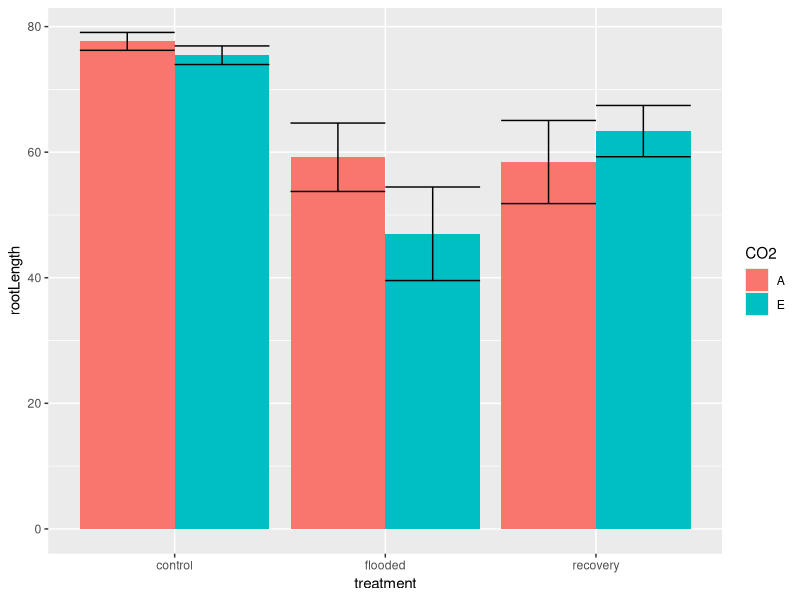
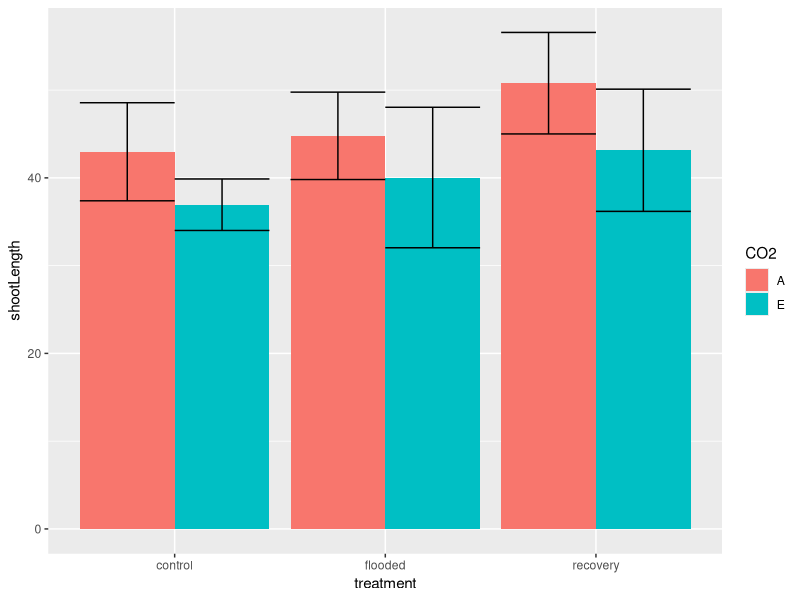
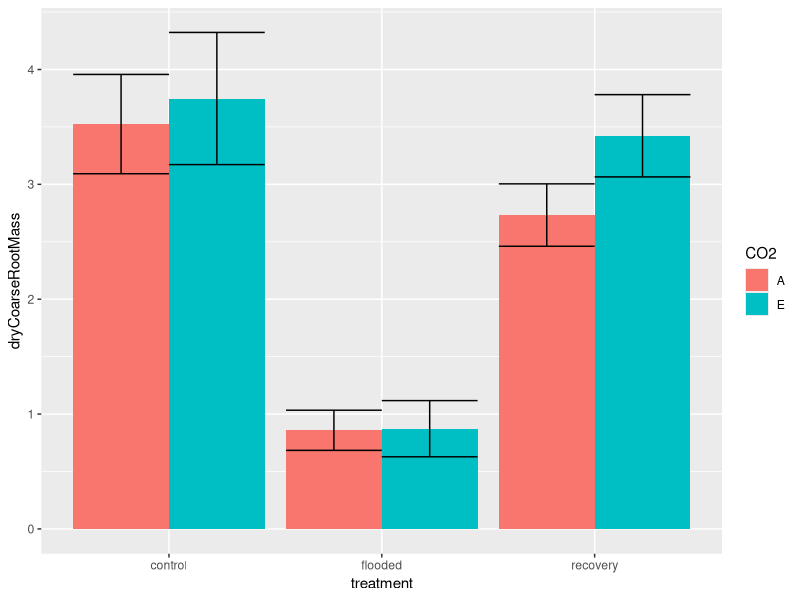
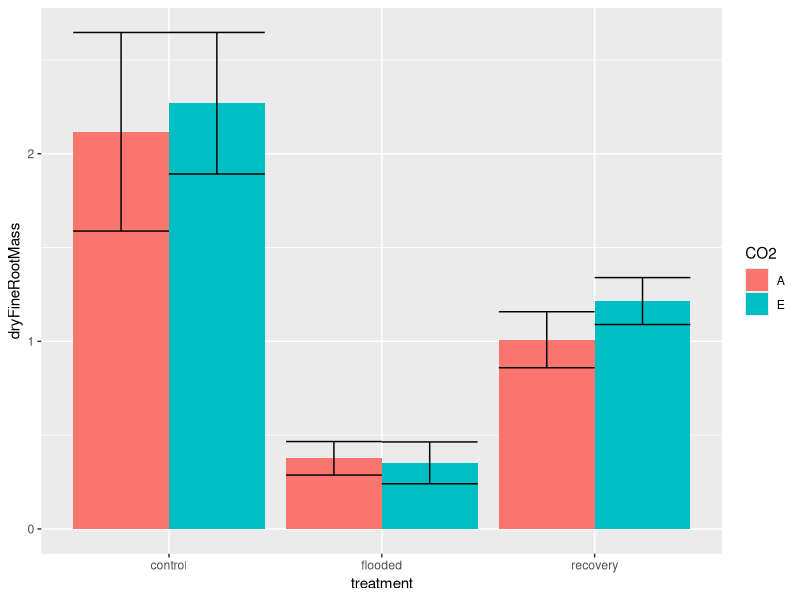
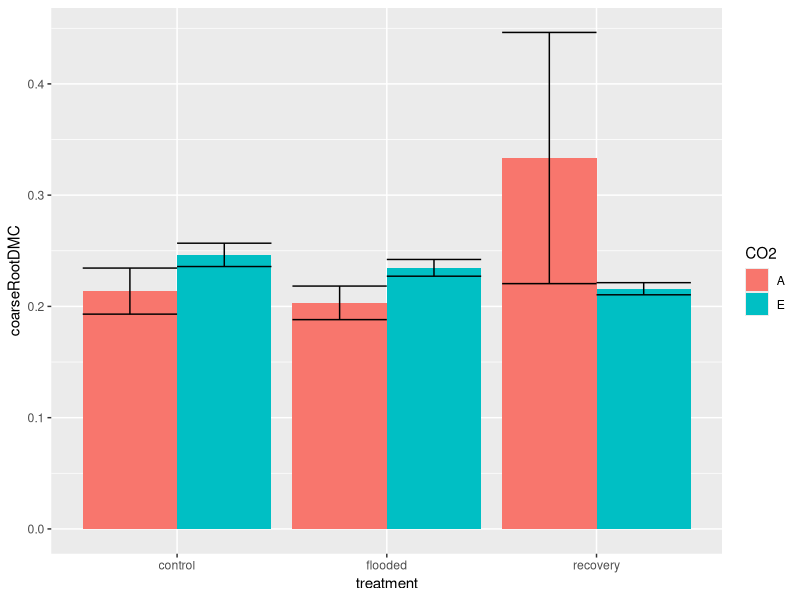
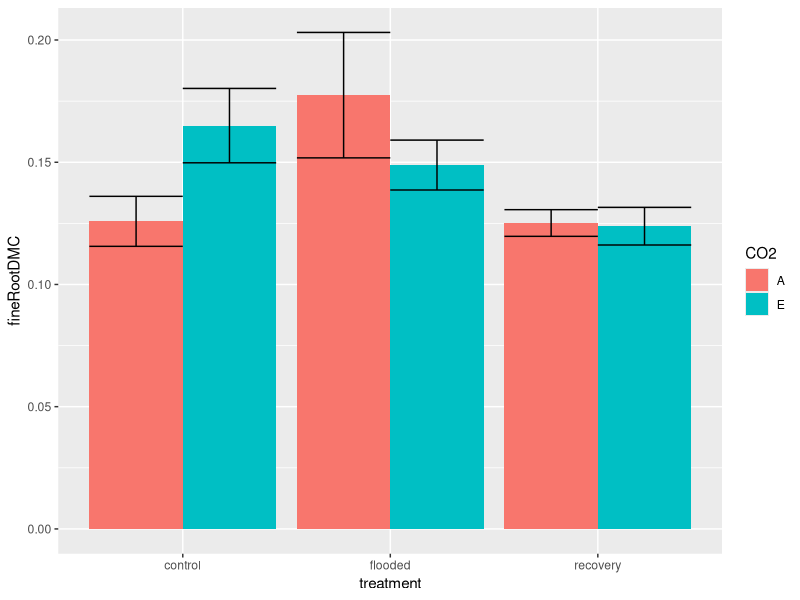
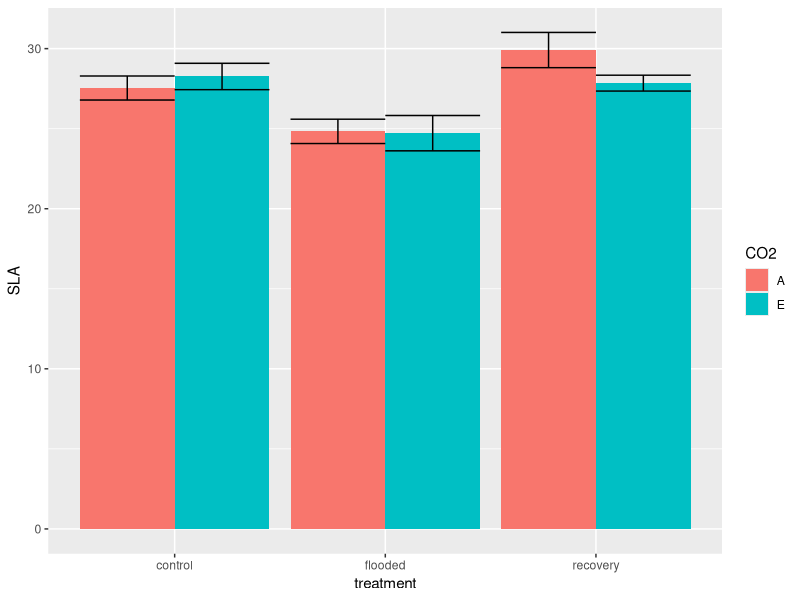
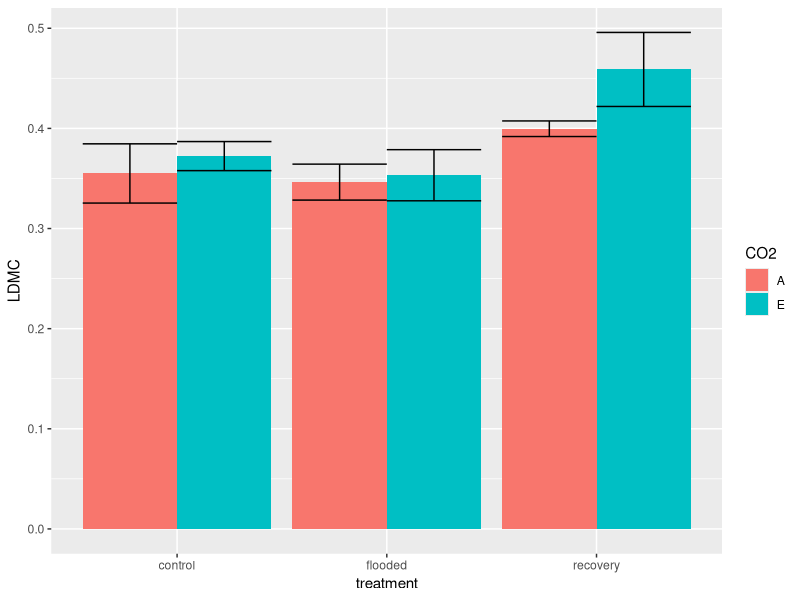

These figures' R source, in order: (Note: this script raises an error after producing the figures.)
# trait MEANS #

library(plyr)
library(ggplot2)
library(reshape2)

traits <- read.csv("data/harvest/traits.csv", header=T)
#traits <- subset(traits, treatment != "flooded")

# subset by species

traits.A <- subset(traits, species == "acacia")
traits.C <- subset(traits, species == "cas")
traits.E <- subset(traits, species == "euc")


plot.means <- function(df, species) {
  
  figureDir <- "C:/Users/James/Desktop/stuff/glasshouse/glasshouse proj/output/figures"
  species <- deparse(substitute(species))
  
  outDir <- sprintf("%s/%s", figureDir, species)
  
  dir.create(outDir, recursive=TRUE)
  
  
  df_melted <- melt(df)
  df_melted <- na.omit(df_melted)
  
  stats <- ddply(df_melted, .(CO2, treatment, variable), summarise, 
                 mean = mean(value),
                 sem = sd(value)/sqrt(length(value)))
  stats <- transform(stats, lower=mean-sem, upper=mean+sem)
  
  
  for(i in 1:nrow(stats)) {      
    
    trait <- (stats[i,3])
    traitName <- deparse(substitute(trait))
    
    traitStats <- subset(stats, variable == trait)
    traitStats <- traitStats[-3]
    
    png(sprintf("%s/%s.png", outDir, trait), width = 800, height = 600)
    
    plot <- ggplot(traitStats, aes(treatment, mean, fill=CO2)) 
    plot <- plot + geom_bar(stat = "identity", position="dodge") 
    
    plot <- plot + geom_errorbar(aes(ymax=upper,
                      ymin=lower),
                  position=position_dodge(0.9),
                  data=traitStats)    
    plot <- plot + ylab(trait)  
    
    print(plot)
    
    dev.off()

  }

}
    
plot.means(traits.A, acacia)
plot.means(traits.C, casuarina)
plot.means(traits.E, eucalyptus)








